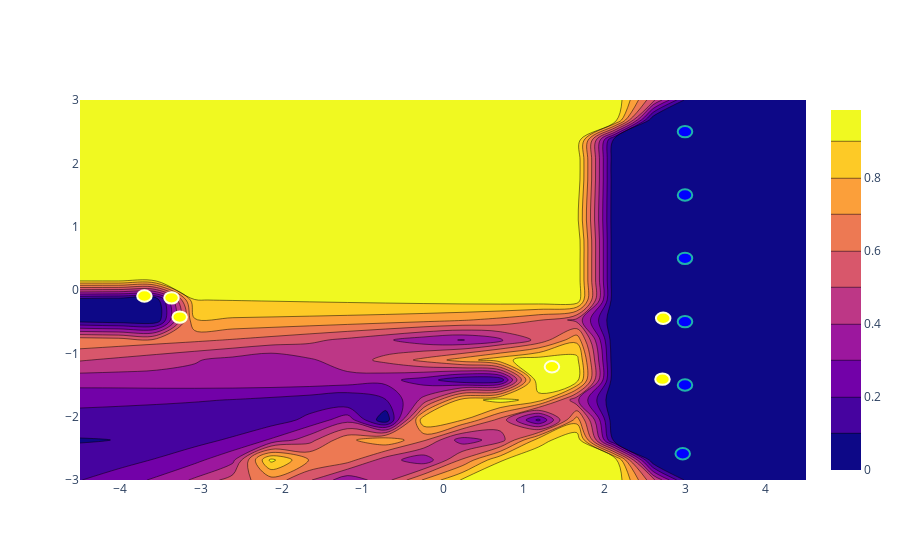

This figure's notebook cell:
### Code cell
# NOTES:
# - We need a way to start the proto logger, it shouldn't autostart (need time for setup)
# - Need a way to stop logging gracefully, closing the visualizer sometimes doesn't save the file
# - We need demux classes for all protos
primitive_set_proto_log = SensorProtoLog('/home/akhil/vision/SensorProto')

yellow_team = []
blue_team = []

yellow_locations = []
blue_locations = []

counter = 0

for idx, vision in enumerate(primitive_set_proto_log.ssl_vision_msg): 
    if vision.HasField("detection") and len(vision.detection.balls) > 0:  
        try:
            yellow_team = cf.Team([
            cf.Robot(
                robot.robot_id,
                cf.Point(robot.x/1000, robot.y/1000),
                cf.Vector(0,0),
                cf.Angle(robot.orientation),
                cf.Angle(0),
                cf.Timestamp(vision.detection.t_capture))
            for robot in vision.detection.robots_yellow])
        
            blue_team = cf.Team([
            cf.Robot(
                robot.robot_id,
                cf.Point(robot.x/1000, robot.y/1000),
                cf.Vector(0,0),
                cf.Angle(robot.orientation),
                cf.Angle(0),
                cf.Timestamp(vision.detection.t_capture))
            for robot in vision.detection.robots_blue])
        
            yellow_locations = [(robot.x/1000, robot.y/1000)
                            for robot in vision.detection.robots_yellow]
            blue_locations = [(robot.x/1000, robot.y/1000)
                            for robot in vision.detection.robots_blue]
        except Exception as e:
            print(e)
        counter = 0
        if counter > 20000:
            break
        counter += 1
    
x_s, y_s, grid_of_passes = sampleGridOfPasses(20, 20, 1)
costs = []

for row in grid_of_passes:
    cost_row = []
    for p in row:
        cost_row.append(cf.ratePassShootScore(DIV_B_FIELD, yellow_team, p))
    costs.append(cost_row)

fig = go.Figure(data=[go.Contour(z=np.array(costs).transpose(), x=x_s, y=y_s),])
drawRobotsOnFig(fig, blue_locations, yellow_locations)

fig.show()

### Figure 1 — Plotly figure (JSON) as saved in the notebook; plotly's stock layout.template omitted (floating-point values rounded to 4 significant figures; data arrays with more than 128 entries replaced by an {"elided": "..."} marker saying what was removed)
{"data": [{"type": "contour", "x": [-4.5, -4.026, -3.553, -3.079, -2.605, -2.132, -1.658, -1.184, -0.7105, -0.2368, 0.2368, 0.7105, 1.184, 1.658, 2.132, 2.605, 3.079, 3.553, 4.026, 4.5], "y": [-3, -2.684, -2.368, -2.053, -1.737, -1.421, -1.105, -0.7895, -0.4737, -0.1579, 0.1579, 0.4737, 0.7895, 1.105, 1.421, 1.737, 2.053, 2.368, 2.684, 3], "z": {"elided": "20x20 float values"}}], "layout": {"shapes": [{"fillcolor": "Blue", "line": {"color": "LightSeaGreen"}, "type": "circle", "x0": 2.91, "x1": 3.09, "xref": "x", "y0": 2.41, "y1": 2.59, "yref": "y"}, {"fillcolor": "Blue", "line": {"color": "LightSeaGreen"}, "type": "circle", "x0": 2.91, "x1": 3.09, "xref": "x", "y0": 1.41, "y1": 1.59, "yref": "y"}, {"fillcolor": "Blue", "line": {"color": "LightSeaGreen"}, "type": "circle", "x0": 2.91, "x1": 3.09, "xref": "x", "y0": 0.41, "y1": 0.59, "yref": "y"}, {"fillcolor": "Blue", "line": {"color": "LightSeaGreen"}, "type": "circle", "x0": 2.91, "x1": 3.09, "xref": "x", "y0": -0.59, "y1": -0.41, "yref": "y"}, {"fillcolor": "Blue", "line": {"color": "LightSeaGreen"}, "type": "circle", "x0": 2.91, "x1": 3.09, "xref": "x", "y0": -1.59, "y1": -1.41, "yref": "y"}, {"fillcolor": "Blue", "line": {"color": "LightSeaGreen"}, "type": "circle", "x0": 2.882, "x1": 3.062, "xref": "x", "y0": -2.676, "y1": -2.496, "yref": "y"}, {"fillcolor": "Yellow", "line": {"color": "LightYellow"}, "type": "circle", "x0": -3.791, "x1": -3.611, "xref": "x", "y0": -0.1855, "y1": -0.005524, "yref": "y"}, {"fillcolor": "Yellow", "line": {"color": "LightYellow"}, "type": "circle", "x0": 2.64, "x1": 2.82, "xref": "x", "y0": -0.5352, "y1": -0.3552, "yref": "y"}, {"fillcolor": "Yellow", "line": {"color": "LightYellow"}, "type": "circle", "x0": 2.631, "x1": 2.811, "xref": "x", "y0": -1.498, "y1": -1.318, "yref": "y"}, {"fillcolor": "Yellow", "line": {"color": "LightYellow"}, "type": "circle", "x0": -3.456, "x1": -3.276, "xref": "x", "y0": -0.2142, "y1": -0.03416, "yref": "y"}, {"fillcolor": "Yellow", "line": {"color": "LightYellow"}, "type": "circle", "x0": 1.26, "x1": 1.44, "xref": "x", "y0": -1.302, "y1": -1.122, "yref": "y"}, {"fillcolor": "Yellow", "line": {"color": "LightYellow"}, "type": "circle", "x0": -3.354, "x1": -3.174, "xref": "x", "y0": -0.5179, "y1": -0.3379, "yref": "y"}]}}
